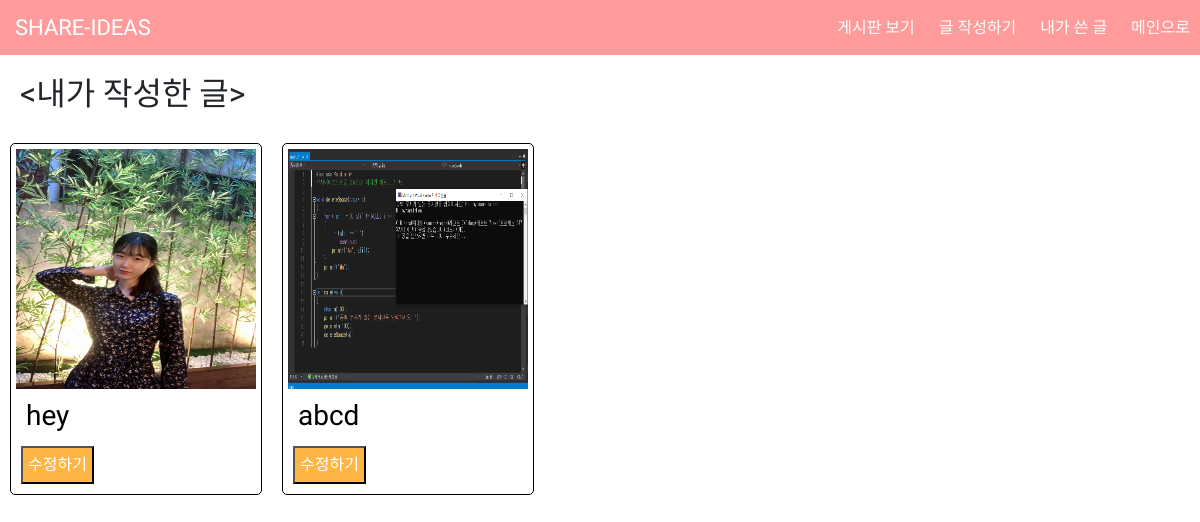
The app's page /share/my_posting/ (signed in) with its own data.
### share/models.py (models this page shows, shortened)
class myText(models.Model):
    author = models.ForeignKey(settings.AUTH_USER_MODEL, on_delete=models.CASCADE)
    title = models.CharField(max_length=200)
    img_url = models.FileField(null=True)
    category = models.CharField(max_length=200, null=True)
    board_text = RichTextUploadingField(null=True)
    created_at = models.DateTimeField(auto_now_add=True)
    updated_at = models.DateTimeField(auto_now=True)

### share/views.py (the view)
# urls.py: path('my_posting/', views.my_posting, name="my_posting"),
def my_posting(request):
    posting = myText.objects.filter(author=request.user)
    return render(request, 'share/my_posting.html', {'posting': posting})

### share/templates/share/my_posting.html (shortened to what this page needs)
{% extends 'share/base.html' %}
{% load static %}
{% block content %}
    <h2 class="main_caption" style="margin: 20px;"> <내가 작성한 글> </h2>
    <div class="posting-container">
    {% for text in posting %}
        <div class="posting">
            <div class="thumbnail">
                <a href="{% url 'posting_list_info' pk=text.pk %}">
                  <img src="../../media/{{ text.img_url }}" alt="{{ text.img_url }}">
                  <div class="caption" style="padding: 10px 0 0 10px;">
                    <h3>{{ text.title}}</h3>
                  </div>
                </a>
            </div>
            <a href="{% url 'edit_posting' pk=text.pk %}">
                <button style="background-color: #feb546; color: white; padding: 5px; margin: 5px; cursor: pointer;">수정하기</button>
            </a>
        </div>
    {% endfor %}
    </div>
{% endblock %}

### share/static/share/style.css (style rules this page uses)
* { margin:0px; padding: 0px; }
.main_caption { margin: 10px 0 0 10px; }
.posting-container { display: flex; flex-wrap: wrap; }
.posting { border: 1px solid black; margin: 10px; border-radius: 5px; padding: 5px; }
.posting img { height: 30vh; width: 20vw; }
.caption { padding: 15px; }

### share/templates/share/base.html (style rules this page uses)
* { font-family: 'Sunflower', sans-serif; }

### share/templates/share/my_posting.html (style rules this page uses)
h2, h3 { font-family: 'Sunflower', sans-serif; }
.thumbnail a { display: flex; flex-direction: column; color: black; }

### records on screen
myText: img_url (picture), title "hey"
myText: img_url (picture), title "abcd"
